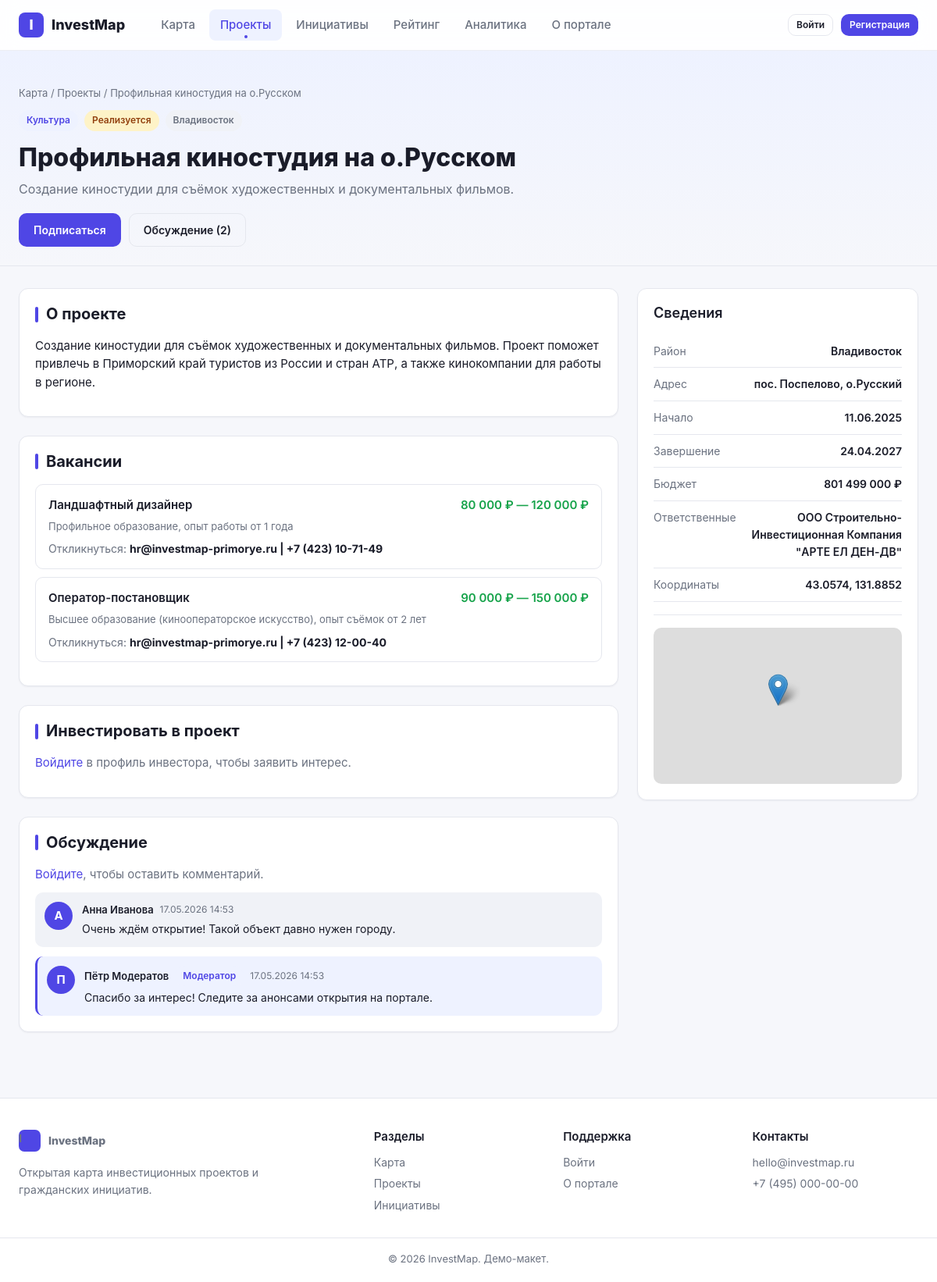
/projects/profilnaia-kinostudiia-na-o-russkom, run on the app's committed database.
### app/models.py (models this page shows, shortened)
class Project(db.Model):
    __tablename__ = "projects"
    id = db.Column(db.Integer, primary_key=True)
    title = db.Column(db.String(200), nullable=False)
    slug = db.Column(db.String(220), unique=True, nullable=False, index=True)
    short_description = db.Column(db.String(300), nullable=False)
    description = db.Column(db.Text, nullable=False)
    goal = db.Column(db.Text)  # цель проекта
    type = db.Column(db.String(40), nullable=False, index=True)
    status = db.Column(db.String(40), nullable=False, index=True)
    district = db.Column(db.String(60), nullable=False, index=True)
    lat = db.Column(db.Float, nullable=False)
    lng = db.Column(db.Float, nullable=False)
    address = db.Column(db.String(255))
    start_date = db.Column(db.Date)
    end_date = db.Column(db.Date)
    budget = db.Column(db.BigInteger)  # ₽
    responsible = db.Column(db.String(200))  # ответственные: ведомство/компания
    cover = db.Column(db.String(255))  # путь к обложке
    created_at = db.Column(db.DateTime, default=datetime.utcnow)
    media = db.relationship("ProjectMedia", back_populates="project", cascade="all, delete-orphan")
    timeline = db.relationship(
        "TimelineEvent", back_populates="project", cascade="all, delete-orphan", order_by="TimelineEvent.date"
    )
    jobs = db.relationship("Job", back_populates="project", cascade="all, delete-orphan")
    comments = db.relationship(
        "Comment", back_populates="project", cascade="all, delete-orphan", order_by="Comment.created_at"
    )
    @property
    def open_jobs(self):
        return [j for j in self.jobs if j.is_open]

class Job(db.Model):
    __tablename__ = "jobs"
    id = db.Column(db.Integer, primary_key=True)
    project_id = db.Column(db.Integer, db.ForeignKey("projects.id"), nullable=False)
    title = db.Column(db.String(200), nullable=False)
    requirements = db.Column(db.Text)
    salary_min = db.Column(db.Integer)
    salary_max = db.Column(db.Integer)
    is_open = db.Column(db.Boolean, default=True)
    contact = db.Column(db.String(200))
    created_at = db.Column(db.DateTime, default=datetime.utcnow)
    project = db.relationship("Project", back_populates="jobs")

class Comment(db.Model):
    __tablename__ = "comments"
    id = db.Column(db.Integer, primary_key=True)
    project_id = db.Column(db.Integer, db.ForeignKey("projects.id"), nullable=False)
    user_id = db.Column(db.Integer, db.ForeignKey("users.id"), nullable=False)
    body = db.Column(db.Text, nullable=False)
    is_moderator = db.Column(db.Boolean, default=False)
    created_at = db.Column(db.DateTime, default=datetime.utcnow)
    project = db.relationship("Project", back_populates="comments")
    user = db.relationship("User", back_populates="comments")

class User(UserMixin, db.Model):
    __tablename__ = "users"
    id = db.Column(db.Integer, primary_key=True)
    email = db.Column(db.String(120), unique=True, nullable=False, index=True)
    name = db.Column(db.String(120), nullable=False)
    password_hash = db.Column(db.String(255), nullable=False)
    role = db.Column(db.String(20), default="user", nullable=False)  # user | moderator | admin
    avatar = db.Column(db.String(255))
    profile_type = db.Column(db.String(20), default="physical", nullable=False)
    company_name = db.Column(db.String(200))  # для инвесторов
    inn = db.Column(db.String(20))            # ИНН
    phone = db.Column(db.String(40))
    bio = db.Column(db.Text)                  # о себе / о компании
    email_notifications = db.Column(db.Boolean, default=True, nullable=False)
    created_at = db.Column(db.DateTime, default=datetime.utcnow)
    comments = db.relationship("Comment", back_populates="user", cascade="all, delete-orphan")
    subscriptions = db.relationship("Subscription", back_populates="user", cascade="all, delete-orphan")
    notifications = db.relationship("Notification", back_populates="user", cascade="all, delete-orphan")
    activities = db.relationship("Activity", back_populates="user", cascade="all, delete-orphan")
    donations = db.relationship("Donation", back_populates="user", cascade="all, delete-orphan")
    votes = db.relationship("InitiativeVote", back_populates="user", cascade="all, delete-orphan")
    tickets = db.relationship("SupportTicket", back_populates="user", cascade="all, delete-orphan")
    interests = db.relationship("InvestorInterest", back_populates="user", cascade="all, delete-orphan")

### app/blueprints/projects.py (the view)
@bp.route("/<slug>")
def detail(slug):
    project = Project.query.filter_by(slug=slug).first_or_404()
    is_subscribed = False
    if current_user.is_authenticated:
        is_subscribed = Subscription.query.filter_by(
            user_id=current_user.id, project_id=project.id
        ).first() is not None
    return render_template("projects/detail.html", project=project, is_subscribed=is_subscribed)

### app/templates/projects/detail.html (shortened to what this page needs)
{% extends "base.html" %}
{% block content %}
{% set type_label = (PROJECT_TYPES | selectattr('0', 'equalto', project.type) | map(attribute='1') | first) or project.type %}
{% set status_label = (PROJECT_STATUSES | selectattr('0', 'equalto', project.status) | map(attribute='1') | first) or project.status %}
<section class="project-hero">
    <div class="container">
        <div class="breadcrumbs">
            <a href="{{ url_for('main.index') }}">Карта</a> /
            <a href="{{ url_for('projects.list_projects') }}">Проекты</a> /
            <span>{{ project.title }}</span>
        </div>
        <div class="project-hero__chips">
            <span class="chip chip--primary">{{ type_label }}</span>
            <span class="chip
                {% if project.status == 'completed' %}chip--success
                {% elif project.status == 'in_progress' %}chip--warning
                {% elif project.status == 'paused' %}chip--danger
                {% else %}chip--info{% endif %}">{{ status_label }}</span>
            <span class="chip">{{ project.district }}</span>
        </div>
        <h1>{{ project.title }}</h1>
        <p class="project-hero__lead">{{ project.short_description }}</p>
        <div class="project-hero__actions">
            {% if current_user.is_authenticated %}
                <form method="post" action="{{ url_for('projects.subscribe', slug=project.slug) }}">
                    <button class="btn {% if is_subscribed %}btn--ghost{% else %}btn--primary{% endif %}">
                        {% if is_subscribed %}Вы подписаны ✓{% else %}Подписаться на проект{% endif %}
                    </button>
                </form>
            {% else %}
                <a class="btn btn--primary" href="{{ url_for('auth.login') }}">Подписаться</a>
            {% endif %}
            <a class="btn btn--ghost" href="#comments">Обсуждение ({{ project.comments|length }})</a>
        </div>
    </div>
</section>
<div class="container">
<div class="project-layout">
    <div>
        <section class="card">
            <h2 class="project-section-title">О проекте</h2>
            <p style="white-space: pre-line;">{{ project.description }}</p>
        </section>
        <section class="card">
            <h2 class="project-section-title">Вакансии</h2>
            {% if project.open_jobs %}
                {% for j in project.open_jobs %}
                    <div class="job-card">
                        <div class="job-card__head">
                            <div class="job-card__title">{{ j.title }}</div>
                            <div class="job-card__salary">
                                {% if j.salary_min and j.salary_max %}
                                    {{ j.salary_min|money }} — {{ j.salary_max|money }}
                                {% elif j.salary_min %}от {{ j.salary_min|money }}
                                {% elif j.salary_max %}до {{ j.salary_max|money }}
                                {% else %}По договорённости{% endif %}
                            </div>
                        </div>
                        <div class="job-card__req">{{ j.requirements }}</div>
                        {% if j.contact %}
                        <div class="job-card__contact" style="margin-top:8px;font-size:0.88rem;color:var(--text-muted,#666);">
                            <span>Откликнуться:</span>
                            <strong style="color:var(--text);">{{ j.contact }}</strong>
                        </div>
                        {% endif %}
                    </div>
                {% endfor %}
            {% else %}
                <p class="muted">Открытых вакансий нет.</p>
            {% endif %}
        </section>
        <section class="card" id="interest">
            <h2 class="project-section-title">Инвестировать в проект</h2>
            {% if current_user.is_authenticated and current_user.is_investor %}
                <p class="muted">Оставьте заявку интереса — администрация проекта свяжется с вами.</p>
                <form method="post" action="{{ url_for('projects.submit_interest', slug=project.slug) }}" class="form-stack">
                    <div class="form-row-2">
                        <label>
                            <span>Предполагаемый объём, ₽ (необязательно)</span>
                            <input type="number" name="amount" min="0" step="100000" placeholder="например, 5 000 000">
                        </label>
                        <label>
                            <span>Контакт для связи (email/телефон)</span>
                            <input type="text" name="contact" placeholder="necessary@invest.ru">
                        </label>
                    </div>
                    <label>
                        <span>Сообщение</span>
                        <textarea name="message" rows="4" minlength="20" required placeholder="Кратко опишите, какую форму участия вы рассматриваете…"></textarea>
                    </label>
                    <div>
                        <button type="submit" class="btn btn--primary">Отправить заявку</button>
                    </div>
                </form>
            {% elif current_user.is_authenticated %}
                <p class="muted">Заявки интереса могут подавать инвесторы. <a href="{{ url_for('cabinet.profile') }}">Переключить профиль на «Инвестор»</a>.</p>
            {% else %}
                <p class="muted"><a href="{{ url_for('auth.login') }}">Войдите</a> в профиль инвестора, чтобы заявить интерес.</p>
            {% endif %}
        </section>
        <section class="card" id="comments">
            <h2 class="project-section-title">Обсуждение</h2>
            {% if current_user.is_authenticated %}
                <form method="post" action="{{ url_for('projects.post_comment', slug=project.slug) }}" class="mb-2">
                    <div class="form-row">
                        <textarea name="body" rows="3" placeholder="Напишите комментарий…" required></textarea>
                    </div>
                    <button class="btn btn--primary" type="submit">Отправить</button>
                </form>
            {% else %}
                <p class="muted"><a href="{{ url_for('auth.login') }}">Войдите</a>, чтобы оставить комментарий.</p>
            {% endif %}
            {% if project.comments %}
                <div class="comments">
                    {% for c in project.comments %}
                        <div class="comment {% if c.is_moderator %}comment--mod{% endif %}">
                            <div class="comment__avatar">{{ c.user.name[:1]|upper }}</div>
                            <div class="comment__body">
                                <div class="comment__head">
                                    <span class="comment__author">{{ c.user.name }}</span>
                                    {% if c.is_moderator %}<span class="chip chip--primary">Модератор</span>{% endif %}
                                    <span class="comment__time">{{ c.created_at.strftime('%d.%m.%Y %H:%M') }}</span>
                                </div>
                                <div class="comment__text">{{ c.body }}</div>
                            </div>
                        </div>
                    {% endfor %}
                </div>
            {% else %}
                <div class="empty-state">Комментариев пока нет. Будьте первым!</div>
            {% endif %}
        </section>
    </div>
    <aside>
        <div class="card project-meta-card">
            <h3 class="mb-2">Сведения</h3>
            <div class="meta-row">
                <span class="meta-row__label">Район</span>
                <span class="meta-row__value">{{ project.district }}</span>
            </div>
            {% if project.address %}
            <div class="meta-row">
                <span class="meta-row__label">Адрес</span>
                <span class="meta-row__value">{{ project.address }}</span>
            </div>
            {% endif %}
            {% if project.start_date %}
            <div class="meta-row">
                <span class="meta-row__label">Начало</span>
                <span class="meta-row__value">{{ project.start_date|date_ru }}</span>
            </div>
            {% endif %}
            {% if project.end_date %}
            <div class="meta-row">
                <span class="meta-row__label">Завершение</span>
                <span class="meta-row__value">{{ project.end_date|date_ru }}</span>
            </div>
            {% endif %}
            {% if project.budget %}
            <div class="meta-row">
                <span class="meta-row__label">Бюджет</span>
                <span class="meta-row__value">{{ project.budget|money }}</span>
            </div>
            {% endif %}
            {% if project.responsible %}
            <div class="meta-row">
                <span class="meta-row__label">Ответственные</span>
                <span class="meta-row__value">{{ project.responsible }}</span>
            </div>
            {% endif %}
            <div class="meta-row">
                <span class="meta-row__label">Координаты</span>
                <span class="meta-row__value">{{ '%.4f'|format(project.lat) }}, {{ '%.4f'|format(project.lng) }}</span>
            </div>
            <div class="divider"></div>
            <div id="miniMap" style="height:200px;border-radius:10px;overflow:hidden;"></div>
        </div>
    </aside>
</div>
</div>
{% endblock %}

### data on the page
Project: title "Профильная киностудия на о.Русском", district "Владивосток", short_description "Создание киностудии для съёмок художественных и документальных фильмов.", description "Создание киностудии для съёмок художественных и документальных фильмов. Проект поможет привлечь в Приморский край туристов из России и стран АТР, а также кинокомпании для работы в регионе.", address "пос. Поспелово, о.Русский", start_date "11.06.2025", end_date "24.04.2027", budget "801 499 000 ₽", responsible "ООО Строительно-Инвестиционная Компания \"АРТЕ ЕЛ ДЕН-ДВ\"", lat "43.0574", lng "131.8852"
Job: title "Ландшафтный дизайнер", salary_min "80 000 ₽", salary_max "120 000 ₽", requirements "Профильное образование, опыт работы от 1 года", contact "hr@investmap-primorye.ru | +7 (423) 10-71-49"
Job: title "Оператор-постановщик", salary_min "90 000 ₽", salary_max "150 000 ₽", requirements "Высшее образование (кинооператорское искусство), опыт съёмок от 2 лет", contact "hr@investmap-primorye.ru | +7 (423) 12-00-40"
Comment: user "А", user.name "Анна Иванова", created_at "17.05.2026 14:53", body "Очень ждём открытие! Такой объект давно нужен городу."
Comment: user "П", user.name "Пётр Модератов", is_moderator "Модератор", created_at "17.05.2026 14:53", body "Спасибо за интерес! Следите за анонсами открытия на портале."

### other printed values
{{ type_label }} "Культура"
{{ status_label }} "Реализуется"
{{ project.comments|length }} "2"
{{ 2026 }} "2026"
